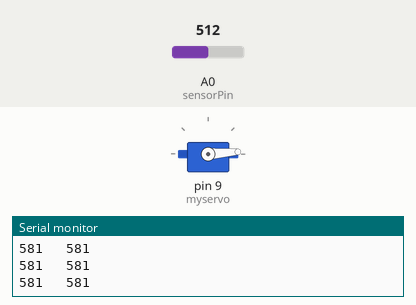
Recording of a sketch running on a simulated Arduino Uno, built with avr-gcc and run on an emulated ATmega328P. On the bench: servo, the last lines printed to the serial monitor. The inputs (shaded band) are chosen by the test bench; at power-on: A0 (sensorPin) = 512.

Above: at 1.2 s.
1.3 s: A0 (sensorPin) set to 145
At 2.5 s:
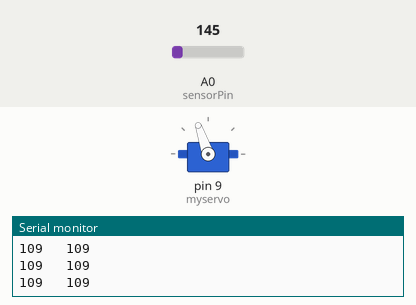
2.8 s: A0 (sensorPin) set to 125
At 3.4 s:
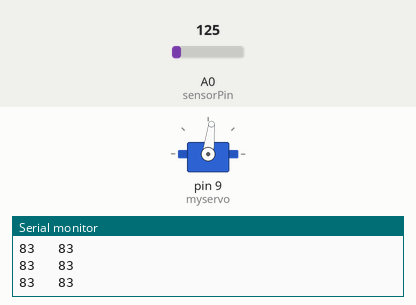
4.3 s: A0 (sensorPin) set to 46
At 5.5 s:
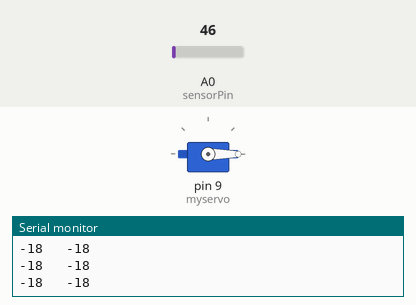
5.8 s: A0 (sensorPin) set to 38
7.3 s: A0 (sensorPin) set to 306
At 7.9 s:
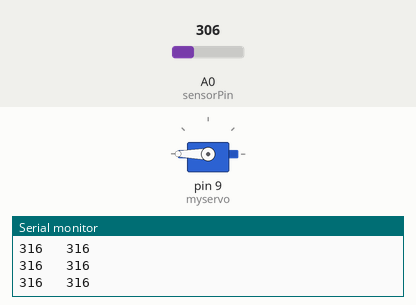
8.8 s: A0 (sensorPin) set to 122
At 9.3 s:
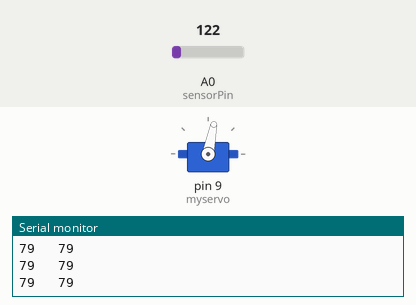
Timing chart, 0 to 11.3 s (numbered marks = the images above; inputs shaded):
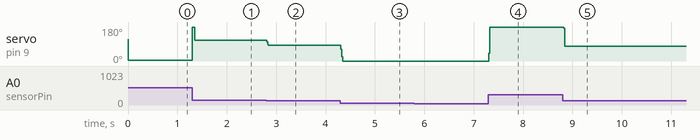

The sketch:

OriginalMuscleSensorCode.ino
```cpp
/* Controlling a servo motor using a muscle sensor
  By Jose Catarino
    Adapted from Michal Rinott's Example

Previous Version
  v0.0                                 // imported from months ago
  v1.0                                 // created filter function


Current Version
  v1.0.1                               // 4/20/17, modified filter fn as int fn
*/

#include <Servo.h>

Servo myservo;  // create servo object to control a servo

int sensorPin = 0;  // analog pin used to connect the potentiometer
int val;    // variable to read the value from the analog pin

// values for the average function
int g1 = 0;
int g2 = 0;
int g3 = 0;
int g4 = 0;
int g5 = 0;
int g = 0;

void setup() {
  Serial.begin(9600);
  myservo.attach(9);  // attaches the servo on pin 9 to the servo object
}

void loop() {
  val = analogRead(sensorPin);         // reads the value of the sensor (value between 60 and 200)
  val = map(val, 60, 200, 0, 180);     // scale it to use it with the servo (value between 0 and 180)

  myservo.write(avgFilter(val));             // sets the servo position according to the scaled value

  Serial.print(val);
  Serial.print("   ");
  Serial.println(g);
}

// avgFilter(variable to average)
int avgFilter (int a) {
  g5 = g4;
  g4 = g3;
  g3 = g2;
  g2 = g1;
  g1 = a;
  g = (g1 + g2 + g3 + g4 + g5) / 5;
  return g;
}
```

Measured:
- the behaviour switches between 138 and 137 on A0 (sensorPin) (found by bisection; images 1 and 2)
- after the input at 1.3 s, servo on pin 9 (myservo): 4° → 109° at once
- after the input at 2.8 s, servo on pin 9 (myservo): 109° → 83° at once
- after the input at 4.3 s, servo on pin 9 (myservo): 83° → 0° at once
- after the input at 7.3 s, servo on pin 9 (myservo): 0° → 180° at once
- after the input at 8.8 s, servo on pin 9 (myservo): 180° → 79° at once
